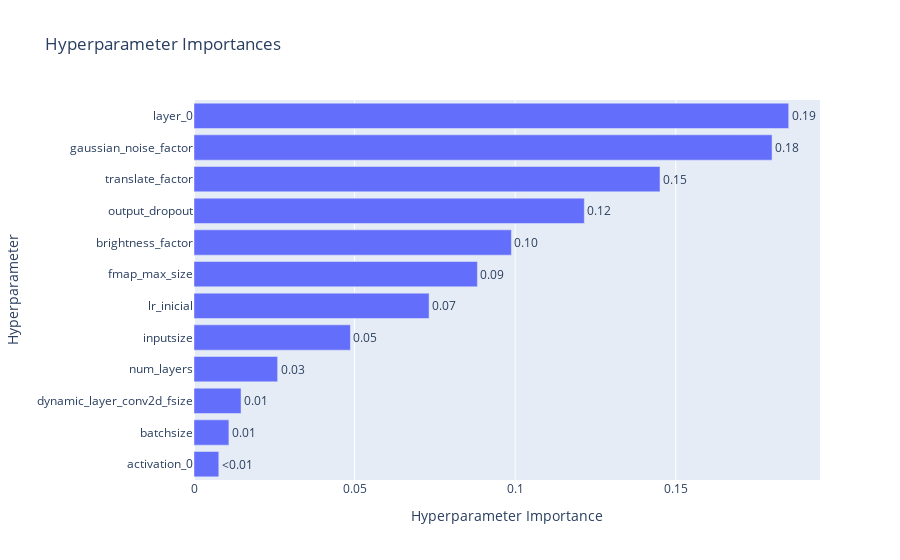

This figure's notebook cell:
### Code cell
plot_param_importances(study)

### Figure 1 — Plotly figure (JSON) as saved in the notebook; plotly's stock layout.template omitted (floating-point values rounded to 4 significant figures)
{"data": [{"cliponaxis": false, "hovertemplate": ["activation_0 (CategoricalDistribution): 0.0077199811730375755<extra></extra>", "batchsize (IntDistribution): 0.010865381312575606<extra></extra>", "dynamic_layer_conv2d_fsize (CategoricalDistribution): 0.014649792640264928<extra></extra>", "num_layers (CategoricalDistribution): 0.0260408242214008<extra></extra>", "inputsize (IntDistribution): 0.04869655820898775<extra></extra>", "lr_inicial (FloatDistribution): 0.07319447441423184<extra></extra>", "fmap_max_size (IntDistribution): 0.08823893140390757<extra></extra>", "brightness_factor (FloatDistribution): 0.0988300320905277<extra></extra>", "output_dropout (FloatDistribution): 0.12152598264624409<extra></extra>", "translate_factor (FloatDistribution): 0.14508913265754256<extra></extra>", "gaussian_noise_factor (FloatDistribution): 0.17998389821490013<extra></extra>", "layer_0 (CategoricalDistribution): 0.18516501101637936<extra></extra>"], "name": "Objective Value", "orientation": "h", "text": ["<0.01", "0.01", "0.01", "0.03", "0.05", "0.07", "0.09", "0.10", "0.12", "0.15", "0.18", "0.19"], "textposition": "outside", "type": "bar", "x": [0.00772, 0.01087, 0.01465, 0.02604, 0.0487, 0.07319, 0.08824, 0.09883, 0.1215, 0.1451, 0.18, 0.1852], "y": ["activation_0", "batchsize", "dynamic_layer_conv2d_fsize", "num_layers", "inputsize", "lr_inicial", "fmap_max_size", "brightness_factor", "output_dropout", "translate_factor", "gaussian_noise_factor", "layer_0"]}], "layout": {"title": {"text": "Hyperparameter Importances"}, "xaxis": {"title": {"text": "Hyperparameter Importance"}}, "yaxis": {"title": {"text": "Hyperparameter"}}}}
